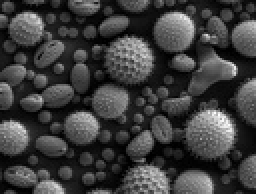
%> input picture pr_compare/Misc_pollen.jpg, 128 x 97 px, shrunk from 1228 x 935 before the run (shown 2 times larger)
$ octave main_cpr_real.m   (GNU Octave 9; MATLAB toolbox functions it lacks are replaced by stand-ins)
%> lines starting %> are read from the running program, lines starting %| are printed output that depends on the picture; long printed decimals are rounded
### pr_compare/initialize.m
function z_0 = initialize(y, a, n, opts)
m = length(y);
func_proj = @(w) w(1:n);
func_Az_1 = @(w)  func_proj(ifft( conj(fft(a)) .*fft(w) ));

lambda = 1/sqrt(m) * norm(y);

%compute the leading eigenvector
z = randn(n,1)/sqrt(2) + 1i *  randn(n,1)/sqrt(2);
z = z / norm(z);
for k = 1:opts.MaxIter_pwr
    z_old = z;
    Ay = y.^2 .* cconv(a,z,m);
    z = 1/m * func_Az_1(Ay);
    z = z/ norm(z);
    err = norm(z - z_old)/ norm(z);
    if err<opts.pwr_tol
        break;
    end
    fprintf('k = %d, err = %f\n',k,err);
end

z_0 = lambda * z;

end

### pr_compare/Grad_Descent.m
function [z, err, Z_all,T] = Grad_Descent(y,a,x_0,z_0,opts)
m = length(y);
n = length(x_0);
tau = 0.01;
opts.f_val_tol = 1e-5;
eta = 0.9;

func_proj = @(w) w(1:n);
func_Az = @(w) ifft(fft(a) .* fft([w;zeros(m-n,1)] ));
func_Az_1 = @(w)  func_proj(ifft( conj(fft(a)) .*fft(w) ));

dist = @(w) norm(x_0 - exp(-1i*angle(x_0'*w))*w)/norm(x_0);
func_val = @(w) 1/(2*m)* sum( (y -  abs(cconv(a,w,m))).^2  ) ;
z = z_0;
Z_all = cell(opts.MaxIter,1);
T = zeros(opts.MaxIter,1);
normest = sqrt(sum(y(:))/numel(y))^2;

tau0 = 350;                         % Time constant for step size
mu = @(t) min(1-exp(-t/tau0), normest); % Schedule for step size

t = opts.t_init;
for k = 1:opts.MaxIter

    tStart = tic;
    Az = cconv( a, z, m);
    Az_abs = abs(Az);
    f_old = 1/(2*m) * sum((y - Az_abs).^2);

    ind = (Az_abs~=0);
    Grad = Az - y .* ( (Az./Az_abs).*ind + 1.*(~ind)  );
%     Grad = cconv( reversal(a), Grad, m);
    Grad = 1/m*func_Az_1(Grad);
%     tau = mu(k)/normest;
%     z = z - tau * Grad;

%     Grad = 1/m * Grad(1:n);

%         backtracking linesearch
    tau = min(2*tau,1);
    norm_Grad_2 = sum(abs(Grad).^2);
    while( func_val( z - tau*Grad ) >= f_old - eta * tau * norm_Grad_2  )
        tau = 0.5 * tau;
    end
% %
    z = z - tau*Grad;

        tEnd = toc(tStart);
    T(k) = t + tEnd;
    t = t+tEnd;


%     figure(1);
    Z = reshape(z,opts.n_1,opts.n_2);
    Z_all{k} = Z;
    figure(3);
    imshow(uint8(abs(Z) * opts.norm_X) );
    pause(0.01);


    f_val = func_val(z);
    err =  dist(z);
    %     f_err = abs(f_old - f_val);

    if(opts.isprint == 1)
        fprintf('Iter = %d, f_val = %f, z_err = %f, stepsize = %f...\n',k,f_val,err,tau);
    end
    if(err <= opts.tol )
        break;
    end
end

end

### pr_compare/main_cpr_real.m
clc; close all; clear all;
% parameters for algorithm
opts.MaxIter = 10000;
opts.tol = 1e-3;
opts.MaxIter_pwr = 50;
opts.pwr_tol = 1e-2;
opts.isprint = 1;

% parameters for the test

% Im = double( imread('morningside.jpg') );
% Im = double( imread('IsolatedSerumLDL1.png') );
% Im = double( imread('lung_04_3_crop.jpg') );
Im = double( imread('Misc_pollen.jpg') );
%> Im: size 97x128x3 double; min 0, max 255, mean 61.4; mean of the top-left, top-right, bottom-left and bottom-right quarters 57, 63.6, 56.9, 67.9
[n_1,n_2,~] = size(Im);
%> n_1 = 97; n_2 = 128
n_1 = round(n_1/2);
%> n_1 = 49
n_2 = round(n_2);
opts.n_1 = n_1; opts.n_2 = n_2;
%> after `opts.n_1 = n_1`: opts.n_1 = 49
%> after `opts.n_2 = n_2`: opts.n_2 = 128

x_0 = Im(1:n_1, 1:n_2, 1);
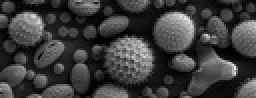
%> x_0: size 49x128 double (shown 2 times larger); min 0, max 236, mean 60.4
x_0 = x_0(:);
%> x_0 = 6272 values, max 236 at index 5767, min 0 at index 114, mean 60.4
norm_X = norm(x_0);
%> norm_X = 5982.2
opts.norm_X = norm_X;
%> opts.norm_X = 5982.2
x_0 = x_0/norm_X;
%> x_0 = 6272 values, max 0.0395 at index 5767, min 0 at index 114, mean 0.0101
X = reshape(x_0,n_1,n_2);

figure(1);
imshow(uint8(X * norm_X) );
n = n_1*n_2;
%> n = 6272
% m = round(4*n*log(n));
m = 35*n;
%> m = 219520
a = randn(m,1)/sqrt(2) + 1i * randn(m,1)/sqrt(2);

y = abs(cconv(a,x_0,m));
%
% z_0 = rand(n,1)/sqrt(2) + 1i * randn(n,1)/sqrt(2);
tStart = tic;
z_0 = initialize(y, a, n, opts);
%> in initialize, `lambda = 1/sqrt(m) * norm(y);`: lambda = 1.04
%> the loop in initialize, `for k = 1:opts.MaxIter_pwr` made 17 passes
%> err on passes 1 to 12: 0.24, 0.226, 0.212, 0.215, 0.238, 0.254, 0.235, 0.186, 0.134, 0.0921, 0.0631, 0.0439
%| k = 1, err = 0.2403
%| k = 2, err = 0.2263
%| k = 3, err = 0.2119
%| k = 4, err = 0.215
%| k = 5, err = 0.2375
%| k = 6, err = 0.2536
%| k = 7, err = 0.2347
%| k = 8, err = 0.1862
%> (further printed lines are left out)
t_init = toc(tStart);
opts.t_init = t_init;
Z_0 = reshape(z_0,n_1,n_2);
figure(2);
imshow(uint8(abs(Z_0) * norm_X) );
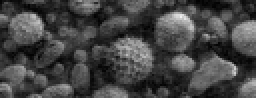
%> displayed picture: size 49x128, on the screen's scale of 0 to 255 (shown 2 times larger); min 1, max 240, mean 68

[z,err,z_all,T] = Grad_Descent(y,a,x_0,z_0,opts);
%> in Grad_Descent, `Z_all = cell(opts.MaxIter,1);`: Z_all = 10000 items
%> in Grad_Descent, `normest = sqrt(sum(y(:))/numel(y))^2;`: normest = 0.918
%> in Grad_Descent, `t = opts.t_init;`: t = 0.746
%> the loop in Grad_Descent, `for k = 1:opts.MaxIter` made 51 passes
%> (f_old, norm_Grad_2, t, f_val, err) on passes 1 to 12: (0.0357, 0.0425, 0.826, 0.0349, 0.366), (0.0349, 0.0412, 0.906, 0.0332, 0.359), (0.0332, 0.0387, 0.988, 0.0302, 0.344), (0.0302, 0.0342, 1.06, 0.0251, 0.317), (0.0251, 0.0269, 1.16, 0.021, 0.293), (0.021, 0.0216, 1.24, 0.0148, 0.249), (0.0148, 0.0142, 1.35, 0.0106, 0.213), (0.0106, 0.0099, 1.44, 0.00767, 0.183), (0.00767, 0.00705, 1.54, 0.00559, 0.158), (0.00559, 0.00508, 1.64, 0.00408, 0.136), (0.00408, 0.00368, 1.72, 0.00299, 0.117), (0.00299, 0.00267, 1.83, 0.0022, 0.102)
%> (printed output is left out)
%> after the loop in Grad_Descent, `for k = 1:opts.MaxIter`: tau = 0.32
%> err = 0.000993; z_all = 10000 items
